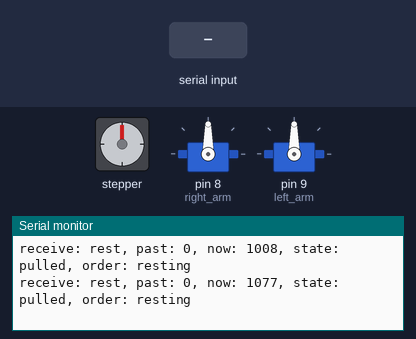
Bench run of a sketch on a simulated Arduino Uno, built with avr-gcc and run on an emulated ATmega328P. Shown: stepper motor, 2 × servo, the last lines printed to the serial monitor. Wiring (inferred from the names in the program): stepper motor driver (1300 steps per turn assumed): step pin 3; direction pin 2. The inputs (shaded band) are chosen by the test bench.

Above: at 1.2 s.
1.3 s: "push\n" received over Serial
At 2.43 s:
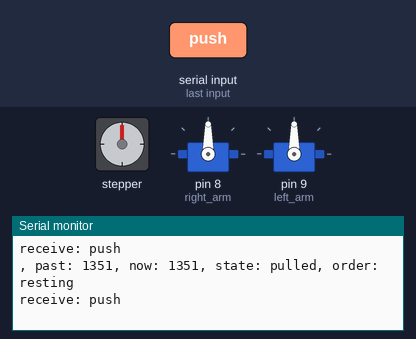
3.8 s: "pulled\n" received over Serial
At 4.89 s:
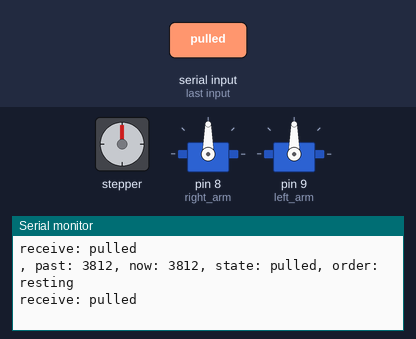
6.3 s: "ush\n" received over Serial
At 7.4 s:
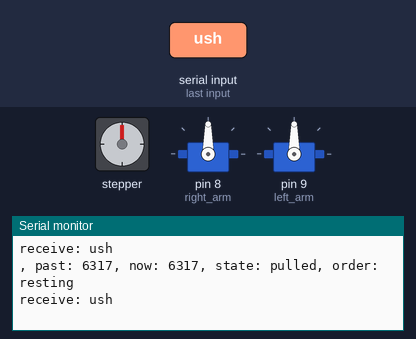
Timing chart, 0 to 9.3 s (numbered marks = the images above; inputs shaded):
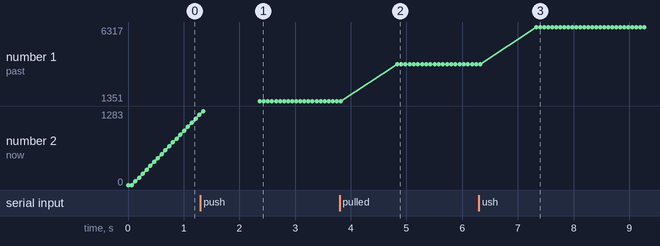

Measured:
- after the input at 1.3 s, the serial monitor: prints a new line after 1.1 s (image 1)
- after the input at 3.8 s, the serial monitor: prints a new line after 1.0 s (image 2)

The sketch:

Onboardcode.ino
```cpp
#include <Servo.h>

Servo right_arm;
Servo left_arm;

int rev = 1;
//
int pos = 0;
#define dirPin 2
#define stepPin 3
#define stepsPerRevolution 1300
#define dtime 1000
//
String order = "rest";
String state = "pulled";
//
int i = 0;
unsigned long past = 0; // 과거 시간 저장 변수
//


void setup() {
  Serial.begin(9600);
  Serial.flush();

  // Declare pins as output:
  pinMode(stepPin, OUTPUT);
  pinMode(dirPin, OUTPUT);

  right_arm.attach(8);
  left_arm.attach(9);

}


// Pulling
void clockwise(int lap)
{
  // Spin the stepper motor 1 revolution slowly:
  for (int i = 0; i < lap * stepsPerRevolution; i++) {
    // These four lines result in 1 step:
    digitalWrite(stepPin, HIGH);
    delayMicroseconds(dtime);
    digitalWrite(stepPin, LOW);
    delayMicroseconds(dtime);
  }
}

// Pushing
void counter_clockwise(int lap)
{
  // Spin the stepper motor 1 revolution quickly:
  for (int i = 0; i < lap * stepsPerRevolution; i++) {
    // These four lines result in 1 step:
    digitalWrite(stepPin, HIGH);
    delayMicroseconds(dtime);
    digitalWrite(stepPin, LOW);
    delayMicroseconds(dtime);
  }
}

// Opening Servo arm
void opening()
{
  right_arm.write(130);
  left_arm.write(70);
}
// Closing Servo arm
void closing()
{
  right_arm.write(30);
  left_arm.write(170);
}


///////////////////////////////////////////////////////////////////////////////////////
void loop() {
  unsigned long now = millis();

 // Serial.read();
//  delay(100);


  if (Serial.available())
  {
    order = Serial.readStringUntil(' '); // Read a string until a newline character

    // Convert the string to an integer
    //order = input.toInt();

//    while (Serial.available())
//    {
//      Serial.read(); // Clear any remaining characters in the serial buffer
//    }
    Serial.read();

    past = now;
  }

  // 이전 명령이 현재와 일정 시간 초과시 명령 무효화
  if (now - past >= 3000)
  {
    order = "nomsg";
  }

  // 시리얼 메시지 전송
  Serial.print("receive: ");
  Serial.print(order);
  Serial.print(", past: ");
  Serial.print(past);
  Serial.print(", now: ");
  Serial.print(now);
  Serial.print(", state: ");
  Serial.print(state);
  Serial.print(", order: ");


  // 명령
  if (order == "push" && state == "pulled")
  {
    // Set the spinning direction counterclockwise:
    digitalWrite(dirPin, LOW);
    Serial.println("Moving Counter Clockwise");
    counter_clockwise(rev);
    state = "pushed";
    delay(100);
  }
  else if (order == "ush" && state == "pulled")
  {
    // Set the spinning direction counterclockwise:
    digitalWrite(dirPin, LOW);
    Serial.println("Moving Counter Clockwise");
    counter_clockwise(rev);
    state = "pushed";
    delay(100);
  }

  else if (order == "pull" && state == "pushed")
  {
    // Set the spinning direction clockwise:
    digitalWrite(dirPin, HIGH);
    Serial.println("Moving Clockwise");
    clockwise(rev);
    state = "pulled";
    delay(100);
  }
  else if (order == "ull" && state == "pushed")
  {
    // Set the spinning direction clockwise:
    digitalWrite(dirPin, HIGH);
    Serial.println("Moving Clockwise");
    clockwise(rev);
    state = "pulled";
    delay(100);
  }

  else
  {
    Serial.println("resting");
  }
}
```
